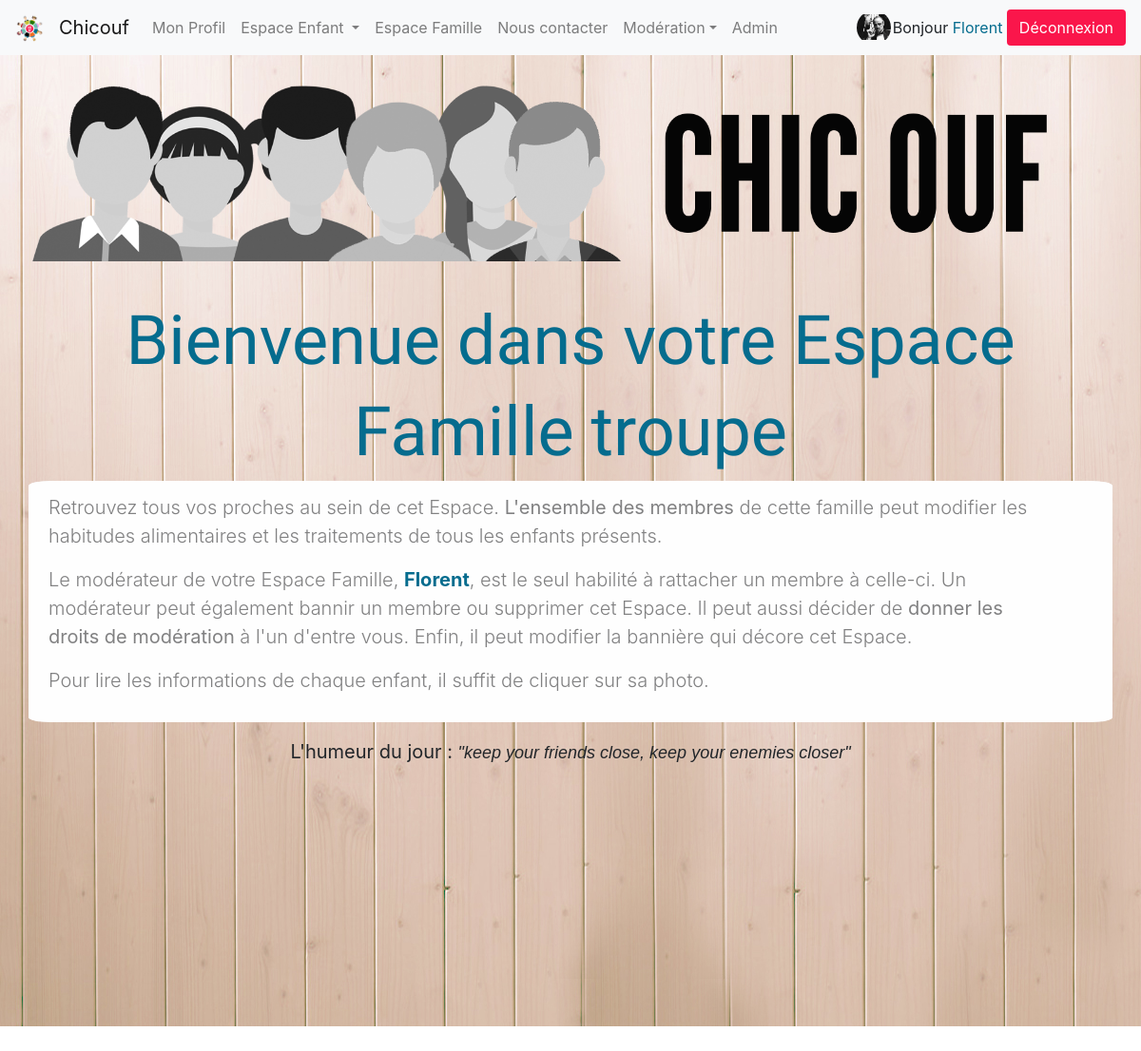
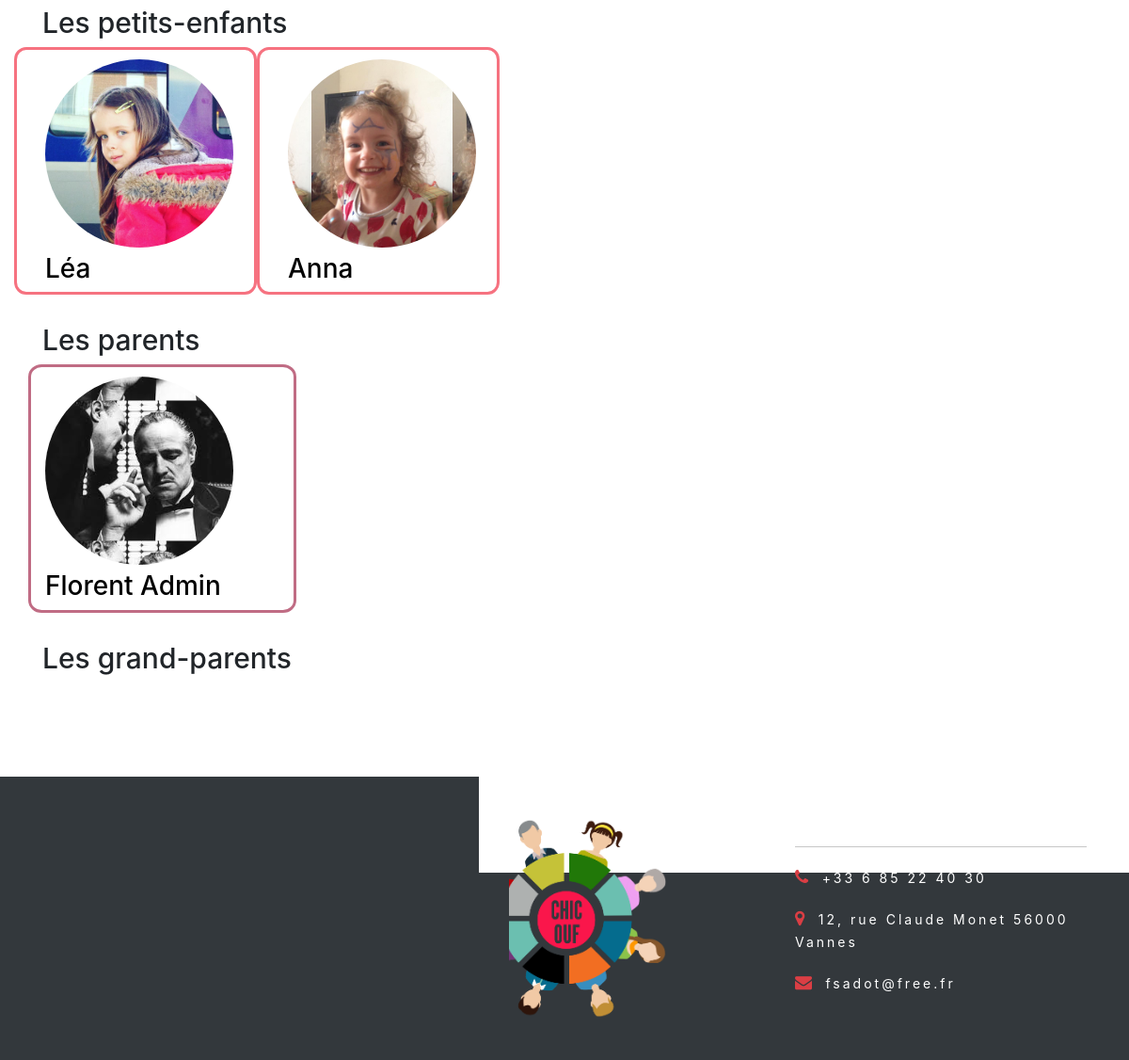
/index.php?action=familyLink&id=6 (signed in), run on the app's committed database (2 pictures, top to bottom).
### tables this page shows
CREATE TABLE IF NOT EXISTS `family` (
`idFamily` int(11) NOT NULL,
  `familyName` varchar(60) NOT NULL,
  `banner` text NOT NULL
);

CREATE TABLE IF NOT EXISTS `members` (
`idMember` int(11) NOT NULL,
  `surname` varchar(60) NOT NULL,
  `firstname` varchar(60) NOT NULL,
  `img` text NOT NULL,
  `pass` varchar(60) NOT NULL,
  `mail` varchar(60) NOT NULL,
  `birthdate` date DEFAULT NULL,
  `city` varchar(60) DEFAULT NULL,
  `gender` int(11) NOT NULL,
  `parenthood` varchar(60) NOT NULL,
  `modo` varchar(25) DEFAULT NULL,
  `registrationDate` date NOT NULL,
  `words` varchar(255) NOT NULL
);

CREATE TABLE IF NOT EXISTS `family_children` (
  `idFamily` int(11) NOT NULL,
  `idChildren` int(11) NOT NULL
);

CREATE TABLE IF NOT EXISTS `children` (
`idChildren` int(11) NOT NULL,
  `surname` varchar(60) NOT NULL,
  `firstname` varchar(60) NOT NULL,
  `bulk` int(11) NOT NULL,
  `bulkDate` date NOT NULL,
  `img` text NOT NULL,
  `birthdate` date NOT NULL,
  `gender` int(11) NOT NULL,
  `parent1` varchar(60) NOT NULL,
  `parent2` varchar(60) DEFAULT NULL,
  `updateLog` datetime NOT NULL,
  `updateUser` varchar(255) NOT NULL
);

### app/Controllers/frontOffice.php (called while the page is built, shortened)
<?php
class FrontOffice
{
    public function goToFamily($idFamily, $idMember, $cPage)
    {
        $familyManager = new \Src\Models\FamilyManager();
        $idFamily = $_SESSION['family'];
        $children = $familyManager -> watchFamily($idFamily)->fetchAll();
        $feWords = $familyManager -> feWords($idFamily);
        $neWords = $feWords->fetchAll();
        shuffle($neWords);
        foreach ($neWords as $words) {
            $getWords = $words[0];
        }
        $childManager = new \Src\Models\ChildManager();
        foreach ($children as $idChild=>$one_child) {
            $meals = $childManager -> getMealsInfos($one_child['idChildren'])->fetchAll();
            $children[$idChild]['meal'] = $meals;
            $TTT = $childManager -> getDateTTT($one_child['idChildren'])->fetchAll();
            $children[$idChild]['TTT'] = $TTT;
            $allergies = $childManager -> getAllergyInfos($one_child['idChildren'])->fetchAll();
            $children[$idChild]['allergies'] = $allergies;
        }
        $dataF4 = $familyManager -> getFamilyName($idFamily);
        $dataF6 = $familyManager -> getImgFamily($idFamily);
        $dataF7 = $familyManager -> watchModo($idFamily);
        $dataF8 = $dataF7->fetchAll();
        $dataMember = $familyManager -> watchMembersFamily($idFamily);
        $idFamily2 = $idFamily;
        $getUrl = $familyManager -> getUrl($idFamily, $idFamily2)->fetchAll();
        require 'app/Views/frontend/familyView.php';
    }
}

### app/Models/FamilyManager.php (called while the page is built, shortened)
<?php
class FamilyManager extends Manager{
    public function getImgFamily($idFamily){
        $db = $this -> dbConnect();
        $dataFam6 = $db->prepare('SELECT * FROM family WHERE idFamily = ?');
        $dataFam6->execute(array($idFamily));
        $dataFam6A = $dataFam6->fetch();
        return $dataFam6A;
    }
    public function watchFamily($idFamily){
        $db = $this -> dbConnect();
        $dataF = $db->prepare('SELECT children.idChildren, family_children.idFamily, surname, firstname, img, parent1, parent2, gender, bulk, DATE_FORMAT(bulkDate,\'%d/%m/%Y\')  as new_bulkDate,DATE_FORMAT(birthdate, \'%d/%m/%Y\') as new_birthdate FROM children INNER JOIN family_children ON family_children.idChildren = children.idChildren WHERE idFamily = ? ORDER BY children.birthdate');
        $dataF->execute(array($idFamily));
        return $dataF;
    }
    public function getFamilyName($idFamily){
        $db = $this -> dbConnect();
        $dataF4 = $db->prepare('SELECT * FROM family WHERE idFamily = ?');
        $dataF4->execute(array($idFamily));
        $dataF42 = $dataF4->fetch();
        return $dataF42;
    }
    public function watchMembersFamily($idFamily){
        $db = $this -> dbConnect();
        $dataMember = $db->prepare('SELECT members.idMember,firstname,surname,city, gender, modo, DATE_FORMAT(registrationDate, \'%d/%m/%Y\') as new_regDate,parenthood,img,mail,DATE_FORMAT(birthdate, \'%d/%m/%Y\') as new_birthdate FROM members INNER JOIN member_family ON member_family.idMember = members.idMember WHERE idFamily = ? ORDER BY birthdate');
        $dataMember->execute(array($idFamily));
        return $dataMember;
    }
    public function watchModo($idFamily){
        $db = $this -> dbConnect();
        $dataF7 = $db->prepare('SELECT firstname FROM `members` INNER JOIN member_family ON member_family.idMember = members.idMember WHERE member_family.idFamily = ? AND members.modo >0');
        $dataF7->execute(array($idFamily));
        return $dataF7;
    }
    public function getUrl($idFamily,$idFamily2){
        $db = $this->dbConnect();
        $getUrl = $db->prepare('SELECT img,firstname FROM members JOIN member_family ON member_family.idMember = members.idMember WHERE idFamily = ? UNION SELECT img,firstname FROM children JOIN family_children ON family_children.idChildren = children.idChildren WHERE idFamily = ?');
        $getUrl->execute(array($idFamily,$idFamily2));
        return $getUrl;
    }
    public function feWords($idFamily){
        $db = $this -> dbConnect();
        $feWords = $db->prepare('SELECT words FROM members JOIN member_family ON member_family.idMember = members.idMember WHERE member_family.idFamily = ?');
        $feWords->execute(array($idFamily));
        return $feWords;
    }
}

### app/Models/ChildManager.php (called while the page is built, shortened)
<?php
class ChildManager extends Manager
{
    public function getMealsInfos($one_childId){
        $db = $this -> dbConnect();
        $connex2 = $db->prepare('SELECT * FROM meals WHERE idChildren = ?');
        $connex2->execute(array($one_childId));
        return $connex2;
    }
    public function getAllergyInfos($one_childId){
        $db = $this -> dbConnect();
        $connex4 = $db->prepare('SELECT * FROM allergy INNER JOIN children_allergy ON children_allergy.idAllergy = allergy.idAllergy WHERE idChildren = ?');
        $connex4->execute(array($one_childId));
        return $connex4;
    }
    public function getDateTTT($idChild){
        $db = $this -> dbConnect();
        $getDateTTT = $db->prepare('SELECT idTTT, DATE_FORMAT(startDate, \'%d/%m/%Y\') as new_startDate FROM treatment WHERE idChildren=?');
        $getDateTTT->execute(array($idChild));
        return $getDateTTT;
    }
}

### app/Views/frontend/familyView.php (the view, shortened to what this page needs)
<?php
require 'templateNav.php'
?>
<div class="container">
    <div class="bannerBox">
<?php
if(isset($dataF6['banner'])){
?>
        <a href="#" class="row bannerFamily" style="background-image: url( <?= $dataF6['banner'] ?>);"  ></a>
<?php
}
else{
?>
        <a href="#" class="row bannerFamily" style="background-image: url('app/Public/uploads/banners/banniere.png');" ></a>
<?php
}
?>
    </div>
<?php
if(empty($dataF4)){
?>
    <h1 class="mbr-section-title display-3 h1Fam" >Bienvenue dans l'Espace Famille</h1>
        <div class="row justify-content-md-center">
            <div class="col-md-10 col-md-offset-2 text-xs-center">
                <div class="lead"><p>Vous pouvez d'ores et déjà créer un nouvel Espace pour votre famille. Vous en serez alors le modérateur. Différentes options de paramétrage s'offrent à vous.<p>
                <p>Tout d'abord, sachez que vos enfants seront <strong>automatiquement</strong> rattachés à cet Espace famille. Ensuite, la principale action qui s'offre à vous est de <strong>rattacher les utilisateurs</strong> au sein de cet espace. Pour cela, rien de plus simple, il vous suffit de renseigner les adresses mails utilisées par ces derniers pour s'inscrire. Ils seront automatiquement rajoutés ainsi que leurs enfants le cas échéant.</p>
                <p>Vous allez pouvoir, en plus de donner <strong>un nom</strong> à cette famille, lui définir <strong>une bannière</strong>.</p>
                <p>Seul le nom est obligatoire dans un premier temps. Vous pourrez rajouter une bannière ultérieurement.</p>
                </div>
            </div>
            <div class="col-md-10 col-md-offset-2 text-xs-center">
                <div class="lead justify-content-md-center">
                    <form action="index.php?action=createNewFamily" class="justify-content-md-center" method="post">
                        <div class="form-group col-lg-12">
                            <label for="familyNameCo">Nom de votre Espace Famille</label><br />
                            <input type="text" id="familyName" name="familyNameCo" required="valid" placeholder="entrez le nom" >
                        </div>
                        <div class="justify-content-md-center">
                        <input class="btn btn-primary"  type="submit" name="createNewFamily" value="CREER UN NOUVEL ESPACE FAMILLE" />
                        </div>
                    </form>
                </div>
            </div>
        </div>
<?php
        }
        else{
?>
    <div class="row justify-content-md-center ">
        <div class="col-md-12  text-xs-center">
            <h3 class="mbr-section-title display-3 frame5" style="text-align:center"><span>Bienvenue dans votre Espace</span> </h3>
            <h3 class="mbr-section-title display-3 frame6" style="text-align:center"><span>Famille <?= $dataF4['familyName'] ?></span></h3>
        </div>
        <div class="lead loco alert alert-light alert-dismissible fade show"  data-dismiss="alert" role="alert" title="Faîtes disparaitre ce message en cliquant dessus, il réapparaitra la prochaine fois que vous viendrez sur cette page ;)">
            <p>Retrouvez tous vos proches au sein de cet Espace. <strong>L'ensemble des membres </strong>de cette famille peut modifier les habitudes alimentaires et les traitements de tous les enfants présents.</p>
<?php
if((count($dataF8)) > 1){
?>
            <p>Les modérateurs de votre Espace Famille
<?php
foreach($dataF8 as $newDataF8){
?>
                <span class="modoName" style="color:#056c8e;font-weight:bold;"><?=  $newDataF8['firstname'];?></span>,
<?php
}?>
                sont les seuls habilités
<?php }
else{
?>
            <p>Le modérateur de votre Espace Famille, <span style="color:#056c8e;font-weight:bold;"><?= $dataF8[0]['firstname'] ?></span>, est le seul habilité
<?php
}
?>
            à rattacher un membre à celle-ci.
            Un modérateur peut également bannir un membre ou supprimer cet Espace. Il peut aussi décider de <strong>donner les droits de modération</strong> à l'un d'entre vous. Enfin, il peut modifier la bannière qui décore cet Espace.
            <p>Pour lire les informations de chaque enfant, il suffit de cliquer sur sa photo. </p>
        </div>
<?php
if($getWords != NULL){
?>
        <p id="humor" class="col-lg-12">L'humeur du jour : <span class='ita2'>"<?= $getWords ?>"</span></p><br />
<?php
}
?>
        <div>
            <div class="photopile-wrapper">
                <ul class="photopile">
<?php
foreach ($getUrl as $one_img) {
?>
                    <li>
                        <a href="<?= $one_img['img']?>">
                            <img src="<?= $one_img['img']?>" alt="<?= $one_img['firstname']?>" ... /><?= $one_img['firstname']?>
                        </a>
                    </li>
<?php
}
?>
                </ul>
            </div>
        </div>
    </div>
    <div class="row">
    <h3 class="loco col-sm-12 titleFam" >Les petits-enfants</h3>
    <div class="row" >
<?php
foreach($children as $one_child){
?>
        <section class="col-xs-4 col-sm-6 col-md-6 col-lg-3 cardFam" >
            <div>
                <article class="col-sm-6 col-md-9 avatarBox">
                    <a class="photoChild" data-toggle="collapse" style="background-image: url( <?=$one_child['img'] ?>)" href="#collapseExample<?= $one_child['idChildren']; ?>" role="button" aria-expanded="false" aria-controls="collapseExample" ></a>
                    <h3 class="childName"> <?= $one_child['firstname']; ?></h3>
                </article>
            </div>
        </section>
<?php
}
?>
    </div>
</div>
<?php
if(isset($dataMember)){
?>
    <h3 class="loco titleFam">Les parents</h3>
    <div class="row">
<?php
$bigDataMember = $dataMember->fetchAll();
if(!(empty($bigDataMember))){
foreach($bigDataMember as $newDataMember){
    if($newDataMember['parenthood'] ==1){
?>
        <article class="col-xs-4 col-sm-6 col-md-4 col-lg-3 avatarBox cardFamP" >
            <a class="photoChild" data-toggle="collapse" style="background-image: url( <?=$newDataMember['img'] ?>)" href="#collapseExample<?= $newDataMember['idMember']; ?>" role="button" aria-expanded="false" aria-controls="collapseExample"></a>
            <h3 class="childName"> <?= $newDataMember['firstname']; ?> <?= $newDataMember['surname']; ?></h3>
        </article>
<?php
}
}
}
?>
   </div>
    <h3 class="loco titleFam">Les grand-parents</h3>
<?php
}
?>
<?php
}
?>
</div>
<?php require 'templateHeadScripts.php' ?>

### app/Public/css/style.css (style rules this page uses)
body { font-family: 'Roboto', sans-serif; background-color: #dbe7f7; }
li { list-style-type: none; }
.childName { animation: cssName 2s 1 ease forwards; -webkit-animation: cssName 2s 1 ease forwards; -moz-animation: cssName 2s 1 ease forwards; -o-animation: cssName 2s 1 ease forwards; }
.avatarBox a, .photoChild2 { margin-top:10px; min-width: 200px; height: 200px; border-radius:50%; background-size:contain; background-position: center center; display: inline-block; }
.avatarBox { color:black; }
.cardFam { border-radius: 5%; border:3px solid #f67280 ; }
.cardFamP { border-radius: 5%; border:3px solid #c06c84; }
.cardFam, .cardFamP, .cardFamGP { background-color: white; }
.bannerBox a { width: 100%; height: 250px; background-size:contain; background-position: center center; background-repeat: no-repeat; display: inline-block; }
.photoChild { margin-right:250px; }
.bannerFamily { animation:blurFadeIn 0.5s ease-in 0.3s backwards; }
.frame5 span { animation: blurFadeInOut 0.5s ease-in backwards; font-family: 'Caveat Brush', cursive; color: #056c8e; }
.loco { border-radius: 2% !important; }
.titleFam { font-size:30px; margin-top: 30px; }
.frame6 span { animation: blurFadeInOut 0.5s ease-in 0.3s backwards; font-family: 'Caveat Brush', cursive; color: #056c8e; }
.avatarBox .photoChild, .loco { animation: blurFadeIn 0.5s ease-in 0.3s backwards; }
.ita2 { font-style: italic; font-size:18px; font-family: 'Lucida Sans', 'Lucida Sans Regular', 'Lucida Grande', 'Lucida Sans Unicode', Geneva, Verdana, sans-serif; }
#humor { margin-bottom:50px; text-align: center; font-size:20px; }

### app/Public/css/photopile.css (style rules this page uses)
@media (min-width: 1025px) { ul.photopile li a { max-width: 150px; } }
ul.photopile { position: relative; display: inline-block; width: 100%; margin: 0; padding: 0; list-style: none; }
ul.photopile li { display: inline-block; position: relative; margin: 2px; padding: 0; -webkit-backface-visibility: hidden; }
ul.photopile li a { display: block; padding: 2px; outline: none; text-decoration: none; border: 1px solid #6F6F6F; box-shadow: 0 0 20px #3D3D3D; }
ul.photopile li a img { display: block; margin: 0; padding: 0; border: 1px solid #6F6F6F; width: 100%; height: auto; -moz-box-sizing:border-box; -webkit-box-sizing:border-box; box-sizing:border-box; }

### app/Views/frontend/familyView.php (style rules this page uses)
body { background-image:url(app/Public/Backgrounds/backg-bois-rouge.jpg);background-attachment:fixed;background-repeat:no-repeat; overflow-x: hidden; }

### data on the page
family: banner (picture), familyName "troupe"
members: words "keep your friends close, keep your enemies closer", img (picture), firstname "Florent", surname "Admin"
family_children: idChildren.img (picture), idChildren.firstname "Léa"
family_children: idChildren.img (picture), idChildren.firstname "Anna"

### other printed values
$_SESSION['firstname'] "Florent"
$dataF8[0]['firstname'] "Florent"
$one_img['firstname'] "Anna"
